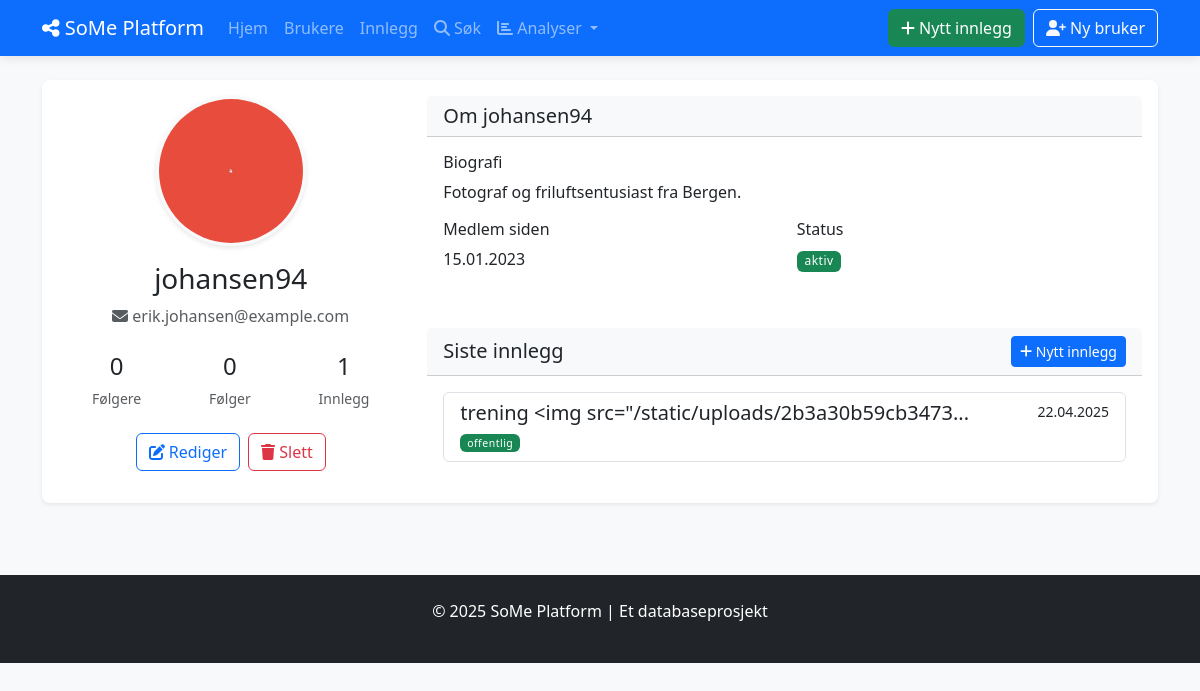
The page /users/5 on the database as committed earlier.
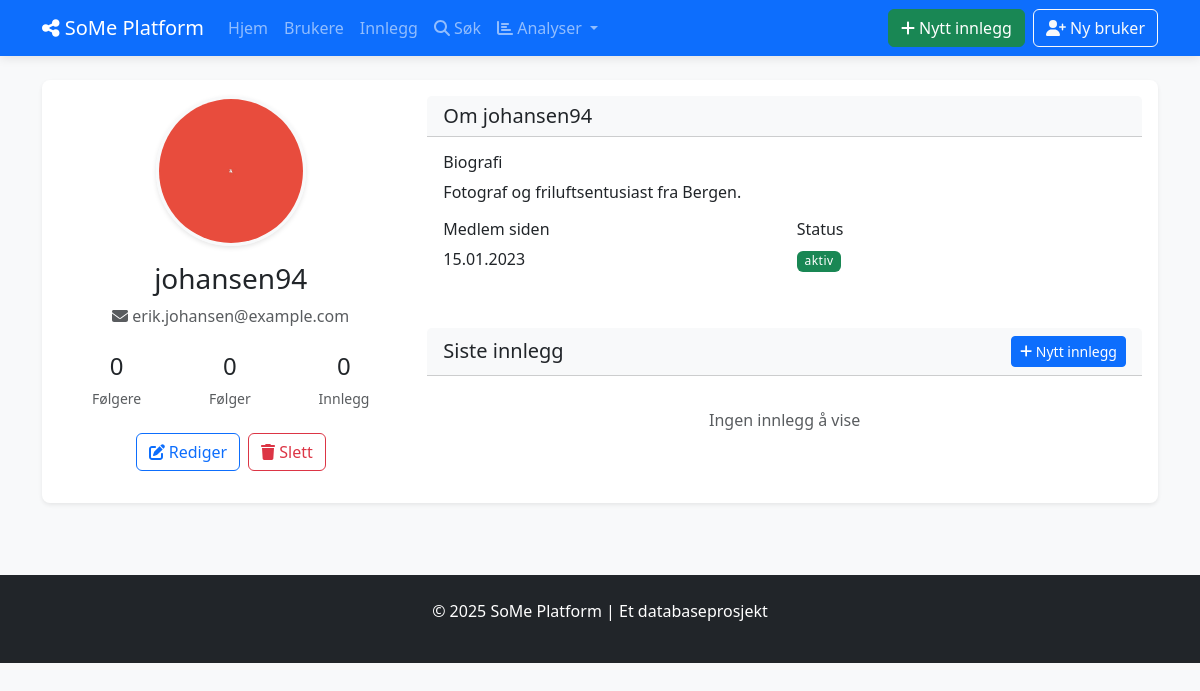
The same page on the database as committed later.
### tables this page shows
CREATE TABLE BRUKERE (
            bruker_id INTEGER PRIMARY KEY AUTOINCREMENT,
            brukernavn TEXT NOT NULL UNIQUE,
            epost TEXT NOT NULL UNIQUE,
            passord_hash TEXT NOT NULL,
            profilbilde TEXT,
            bio TEXT,
            registrerings_dato DATE NOT NULL DEFAULT CURRENT_DATE,
            fødselsdato DATE,
            status TEXT DEFAULT 'aktiv'
        );

CREATE TABLE INNLEGG (
            innlegg_id INTEGER PRIMARY KEY AUTOINCREMENT,
            innhold TEXT NOT NULL,
            opprettet_dato DATETIME NOT NULL DEFAULT CURRENT_TIMESTAMP,
            oppdatert_dato DATETIME DEFAULT CURRENT_TIMESTAMP,
            synlighet TEXT NOT NULL DEFAULT 'offentlig',
            bruker_id INTEGER NOT NULL,
            FOREIGN KEY (bruker_id) REFERENCES BRUKERE(bruker_id) ON DELETE CASCADE
        );

### social_media_app/app.py (the view)
@app.route('/users/<int:user_id>')
def view_user(user_id):
    with Database() as db:
        user = db.fetchone("SELECT * FROM BRUKERE WHERE bruker_id = ?", (user_id,))
        if user:
            user = format_date_fields(user, ['registrerings_dato', 'fødselsdato'])
            posts = db.fetchall("SELECT * FROM INNLEGG WHERE bruker_id = ? ORDER BY opprettet_dato DESC", (user_id,))
            posts = [format_date_fields(post, ['opprettet_dato', 'oppdatert_dato']) for post in posts]
            followers = db.fetchone("SELECT COUNT(*) as count FROM FØLGER WHERE følger_bruker_id = ? AND status = 'aktiv'", (user_id,))
            following = db.fetchone("SELECT COUNT(*) as count FROM FØLGER WHERE følger_id = ? AND status = 'aktiv'", (user_id,))
            return render_template('users/view.html', user=user, posts=posts,
                                followers=followers['count'], following=following['count'])
    flash('User not found', 'danger')
    return redirect(url_for('list_users'))

### social_media_app/app.py (called while the page is built)
def format_date_fields(item, date_fields=None):
    if not item:
        return None
    if not isinstance(item, dict):
        item = dict(item)
    if date_fields:
        for field in date_fields:
            if field in item and item[field]:
                try:
                    if 'T' in item[field]:  # ISO format
                        item[field] = datetime.fromisoformat(item[field].replace('Z', '+00:00'))
                    else:  # SQLite default format
                        item[field] = datetime.strptime(item[field], '%Y-%m-%d %H:%M:%S')
                except (ValueError, TypeError):
                    try:
                        item[field] = datetime.strptime(item[field], '%Y-%m-%d')
                    except (ValueError, TypeError):
                        pass  # Keep original if parsing fails
    return item

### social_media_app/db_config.py (called while the page is built)
    def __enter__(self):
        return self

    def __exit__(self, exc_type, exc_val, exc_tb):
        self.cursor.close()
        if self.conn:
            self.conn.close()

    def fetchall(self, sql, params=None):
        self.cursor.execute(sql, params or ())
        return self.cursor.fetchall()

    def fetchone(self, sql, params=None):
        self.cursor.execute(sql, params or ())
        return self.cursor.fetchone()

### social_media_app/templates/users/view.html (shortened to what this page needs)
{% extends "base.html" %}
{% block content %}
<div class="card shadow-sm mb-4">
    <div class="card-body">
        <div class="row">
            <div class="col-md-4 text-center">
                <div class="mb-3">
                    {% if user.profilbilde %}
                        <img src="{{ url_for('static', filename='uploads/' + user.profilbilde) }}"
                             alt="{{ user.brukernavn }}" class="rounded-circle img-fluid profile-image" width="150" height="150">
                    {% else %}
                        <div class="rounded-circle bg-secondary d-flex align-items-center justify-content-center mx-auto profile-placeholder">
                            <i class="fas fa-user fa-4x text-white"></i>
                        </div>
                    {% endif %}
                </div>
                <h2 class="h3">{{ user.brukernavn }}</h2>
                <p class="text-muted">
                    <i class="fas fa-envelope"></i> {{ user.epost }}
                </p>
                <div class="d-flex justify-content-around my-4">
                    <div class="text-center">
                        <div class="h4">{{ followers }}</div>
                        <div class="small text-muted">Følgere</div>
                    </div>
                    <div class="text-center">
                        <div class="h4">{{ following }}</div>
                        <div class="small text-muted">Følger</div>
                    </div>
                    <div class="text-center">
                        <div class="h4">{{ posts|length }}</div>
                        <div class="small text-muted">Innlegg</div>
                    </div>
                </div>
                <div class="d-flex justify-content-center gap-2 mb-3">
                    <a href="{{ url_for('show_edit_user', user_id=user.bruker_id) }}" class="btn btn-outline-primary">
                        <i class="fas fa-edit"></i> Rediger
                    </a>
                    <button type="button" class="btn btn-outline-danger" data-bs-toggle="modal" data-bs-target="#deleteUserModal">
                        <i class="fas fa-trash"></i> Slett
                    </button>
                </div>
            </div>
            <div class="col-md-8">
                <div class="card mb-4">
                    <div class="card-header bg-light">
                        <h3 class="h5 mb-0">Om {{ user.brukernavn }}</h3>
                    </div>
                    <div class="card-body">
                        <div class="mb-3">
                            <h4 class="h6">Biografi</h4>
                            <p>{{ user.bio or 'Ingen biografi lagt til.' }}</p>
                        </div>
                        <div class="row">
                            <div class="col-md-6">
                                <div class="mb-3">
                                    <h4 class="h6">Medlem siden</h4>
                                    <p>{{ user.registrerings_dato.strftime('%d.%m.%Y') }}</p>
                                </div>
                            </div>
                            <div class="col-md-6">
                                <div class="mb-3">
                                    <h4 class="h6">Status</h4>
                                    <p>
                                        <span class="badge {{ 'bg-success' if user.status == 'aktiv' else 'bg-secondary' }}">
                                            {{ user.status }}
                                        </span>
                                    </p>
                                </div>
                            </div>
                        </div>
                    </div>
                </div>
                <div class="card">
                    <div class="card-header bg-light d-flex justify-content-between align-items-center">
                        <h3 class="h5 mb-0">Siste innlegg</h3>
                        <a href="{{ url_for('show_create_post') }}" class="btn btn-sm btn-primary">
                            <i class="fas fa-plus"></i> Nytt innlegg
                        </a>
                    </div>
                    <div class="card-body">
                        {% if posts %}
                            <div class="list-group">
                                {% for post in posts %}
                                <a href="{{ url_for('view_post', post_id=post.innlegg_id) }}" class="list-group-item list-group-item-action">
                                    <div class="d-flex w-100 justify-content-between">
                                        <h5 class="mb-1 text-truncate text-truncate-custom">{{ post.innhold[:50] }}{% if post.innhold|length > 50 %}...{% endif %}</h5>
                                        <small>{{ post.opprettet_dato.strftime('%d.%m.%Y') }}</small>
                                    </div>
                                    <small class="text-muted">
                                        <span class="badge {{ 'bg-success' if post.synlighet == 'offentlig' else 'bg-warning' }}">
                                            {{ post.synlighet }}
                                        </span>
                                    </small>
                                </a>
                                {% endfor %}
                            </div>
                        {% else %}
                            <p class="text-center py-3 text-muted">Ingen innlegg å vise</p>
                        {% endif %}
                    </div>
                </div>
            </div>
        </div>
    </div>
</div>
{% endblock %}

### social_media_app/templates/base.html (shortened to what this page needs)
<!DOCTYPE html>
<html lang="no">
<head>
<link rel="stylesheet" href="https://cdn.jsdelivr.net/npm/bootstrap@5.3.2/dist/css/bootstrap.min.css">
<link rel="stylesheet" href="{{ url_for('static', filename='style.css') }}">
<link rel="stylesheet" href="https://cdnjs.cloudflare.com/ajax/libs/font-awesome/6.4.2/css/all.min.css">
</head>
<body class="bg-light">
<nav class="navbar navbar-expand-lg navbar-dark bg-primary">
<div class="container">
<a class="navbar-brand" href="{{ url_for('index') }}">
<i class="fas fa-share-alt"></i> SoMe Platform
</a>
<div class="collapse navbar-collapse" id="navbarNav">
<ul class="navbar-nav me-auto">
<li class="nav-item">
<a class="nav-link" href="{{ url_for('index') }}">Hjem</a>
</li>
<li class="nav-item">
<a class="nav-link" href="{{ url_for('list_users') }}">Brukere</a>
</li>
<li class="nav-item">
<a class="nav-link" href="{{ url_for('list_posts') }}">Innlegg</a>
</li>
<li class="nav-item">
<a class="nav-link" href="{{ url_for('search') }}">
<i class="fas fa-search"></i> Søk
</a>
</li>
<li class="nav-item dropdown">
<a class="nav-link dropdown-toggle" href="#" id="navbarAnalyticsDropdown" role="button"
data-bs-toggle="dropdown" aria-expanded="false">
<i class="fas fa-chart-bar"></i> Analyser
</a>
</li>
</ul>
<div class="navbar-nav">
<a href="{{ url_for('show_create_post') }}" class="btn btn-success me-2">
<i class="fas fa-plus"></i> Nytt innlegg
</a>
<a href="{{ url_for('show_create_user') }}" class="btn btn-outline-light">
<i class="fas fa-user-plus"></i> Ny bruker
</a>
</div>
</div>
</div>
</nav>
<div class="container mt-4">
 {% block content %}{% endblock %}
</div>
<footer class="bg-dark text-white py-4 mt-5">
<div class="container text-center">
<p>© 2025 SoMe Platform | Et databaseprosjekt</p>
</div>
</footer>
</body>
</html>

### social_media_app/static/style.css (style rules this page uses)
body { background-color: #f8f9fa; min-height: 100vh; display: flex; flex-direction: column; }
footer { margin-top: auto; }
.card { border-radius: 0.5rem; border: none; transition: transform 0.2s, box-shadow 0.2s; }
.card .rounded-circle { object-fit: cover; }
.navbar { box-shadow: 0 2px 10px rgba(0, 0, 0, 0.1); }
.badge { font-weight: 500; letter-spacing: 0.5px; }
.profile-image { width: 150px; height: 150px; object-fit: cover; border: 3px solid #f8f9fa; box-shadow: 0 2px 5px rgba(0, 0, 0, 0.1); }

Rows that differ between the two databases and show on the page:
removed INNLEGG: innhold "trening <img src=\"/static/uploads/2b3a30b59cb3473", opprettet_dato "22.04.2025", synlighet "offentlig"
Other text that changed with them:
{{ posts|length }}: "1" → "0"
text now shown: "Ingen innlegg å vise"
